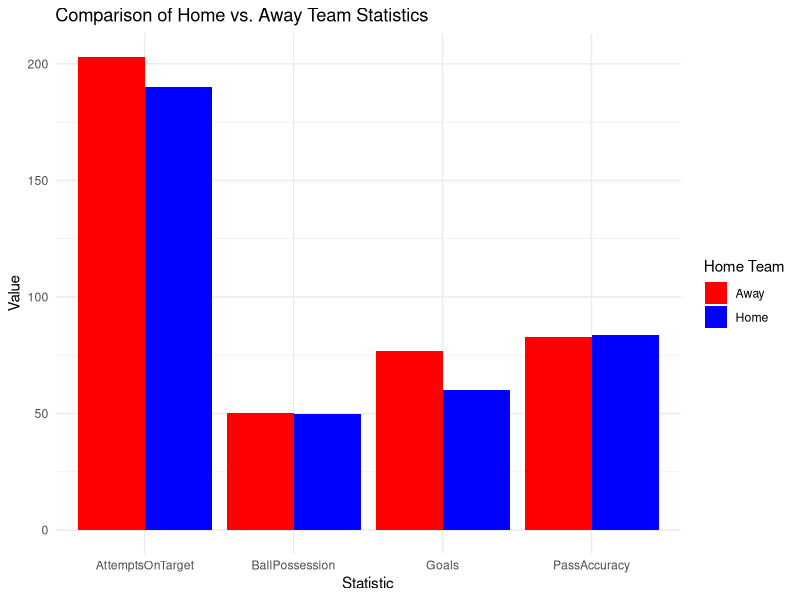
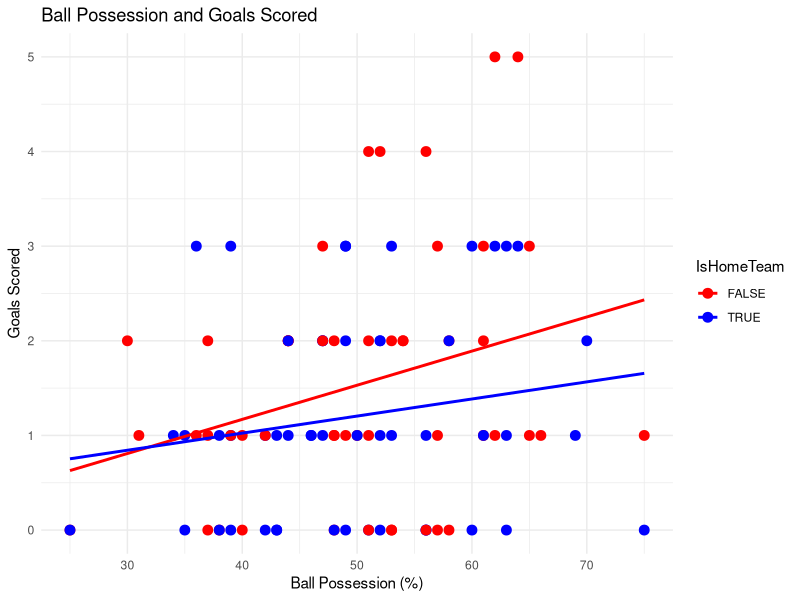

Generate these figures, in order, with R: (Note: this script raises an error after producing the figures.)
# Load required libraries
library(ggplot2)
library(dplyr)
library(tidyr)
team_stats <- read.csv("team_stats.csv")

# Chart 1: Distribution of Team Statistics (Home and Away)

chart1_data <- team_stats %>%
  group_by(IsHomeTeam) %>%
  summarise(
    Goals = sum(Goals, na.rm = TRUE),
    AttemptsOnTarget = sum(Attempts.on.target, na.rm = TRUE),
    BallPossession = mean(Ball.Possession, na.rm = TRUE),
    PassAccuracy = mean(Passes.accuracy, na.rm = TRUE)
  ) %>%
  pivot_longer(cols = c(Goals, AttemptsOnTarget, BallPossession, PassAccuracy),
               names_to = "Statistic", values_to = "Value")


chart1 <- ggplot(chart1_data, aes(x = Statistic, y = Value, fill = IsHomeTeam)) +
  geom_bar(stat = "identity", position = "dodge") +
  labs(
    title = "Comparison of Home vs. Away Team Statistics",
    x = "Statistic",
    y = "Value",
    fill = "Home Team"
  ) +
  scale_fill_manual(values = c("TRUE" = "blue", "FALSE" = "red"),
                    labels = c("Away", "Home")) +
  theme_minimal()

print(chart1)

# Chart 2 Ball Possession and Goals Scored
chart2_data <- team_stats %>%
  group_by(MatchID, IsHomeTeam) %>%
  summarise(BallPossession = mean(Ball.Possession, na.rm = TRUE),
            Goals = sum(Goals, na.rm = TRUE))

chart2 <- ggplot(chart2_data, aes(x = BallPossession, y = Goals, colour = IsHomeTeam)) +
  geom_point(size = 3) +
  geom_smooth(method = "lm", se = FALSE) +
  labs(title = "Ball Possession and Goals Scored", x = "Ball Possession (%)", y = "Goals Scored") +
  scale_color_manual(values = c("TRUE" = "blue", "FALSE" = "red")) +
  theme_minimal()

print(chart2)

# Chart 3: Proportion of Matches Won (Home vs. Away Teams)
chart3_data <- team_stats %>%
  group_by(MatchID) %>%
  summarise(
    HomeGoals = sum(Goals[IsHomeTeam == TRUE], na.rm = TRUE),
    AwayGoals = sum(Goals[IsHomeTeam == FALSE], na.rm = TRUE)
  ) %>%
  mutate(Winner = case_when(
    HomeGoals > AwayGoals ~ "Home Win",
    AwayGoals > HomeGoals ~ "Away Win",
    TRUE ~ "Draw"
  )) %>%
  count(Winner) %>%
  mutate(Percentage = n / sum(n) * 100)

# Create the pie chart
chart3 <- ggplot(match_outcomes, aes(x = "", y = Percentage, fill = Winner)) +
  geom_bar(stat = "identity", width = 1, color = "white") +
  coord_polar(theta = "y") +
  labs(
    title = "Proportion of Matches Won (Home vs. Away Teams)",
    fill = "Match Outcome"
  ) +
  theme_void() + # Clean layout
  scale_fill_manual(values = c("Home Win" = "blue", "Away Win" = "red", "Draw" = "gray")) +
  geom_text(aes(label = paste0(round(Percentage, 1), "%")), 
            position = position_stack(vjust = 0.5))


print(chart3)

# Chart 4: Box plot for Red and Yellow Cards by Home vs. Away Teams

chart4 <- team_stats %>%
  select(IsHomeTeam, Yellow.Cards, Red.Cards) %>%
  pivot_longer(cols = c(Yellow.Cards, Red.Cards), names_to = "CardType", values_to = "Count")

# Create the box plot for yellow and red cards
boxplot_cards <- ggplot(chart4, aes(x = CardType, y = Count, fill = IsHomeTeam)) +
  geom_boxplot(alpha = 0.7) +
  labs(
    title = "Distribution of Yellow and Red Cards (Home vs. Away Teams)",
    x = "Card Type",
    y = "Number of Cards",
    fill = "Home Team"
  ) +
  scale_fill_manual(values = c("TRUE" = "blue", "FALSE" = "red"), labels = c("Away", "Home")) +
  theme_minimal()



print(chart4)
